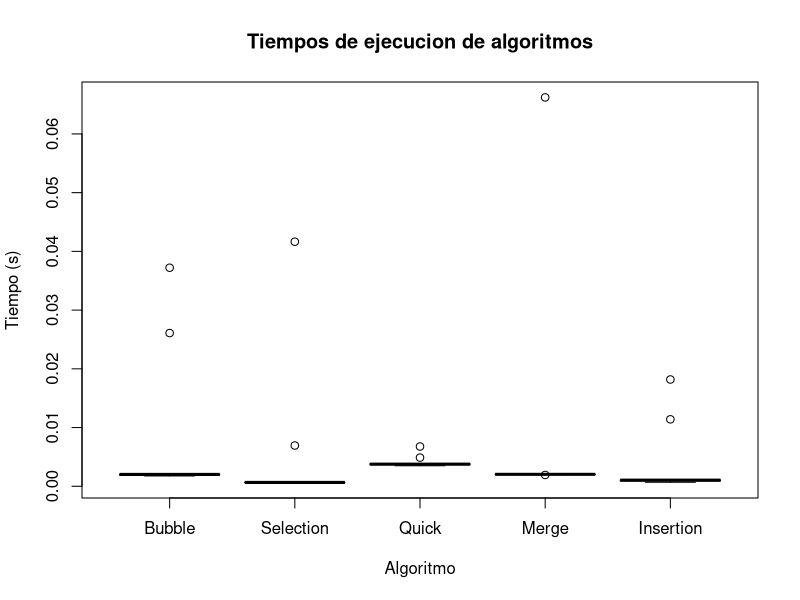

R code for this plot:
# Bubble Sort
bubble_sort <- function (x,ascending = TRUE) {
   n <- length(x)
   if (ascending) {
     for(i in 1:(n-1)){
       for(j in 1:(n-i)) {
         if(x[j+1] < x[j]) {
           tmp <- x [j] 
           x[j] <- x[ j+ 1] 
           x[j+1] <- tmp
         }
       }
     }
   }
   else {
     for(i in 1:(n-1)){
       for(j in 1:(n-i)) {
         if(x[j+1] > x[j]) {
           tmp <- x [j] 
           x[j] <- x[ j+ 1] 
	   x[j+1] <- tmp
	}
      }
    }
  }
  x
}

#Merge sort
mmerge<-function(a,b) {
   r<-numeric(length(a)+length(b))
   ai<-1; bi<-1; j<-1;
   for(j in 1:length(r)) {
     if((ai<=length(a) && a[ai]<b[bi]) || bi>length(b)) {
       r[j] <- a[ai] 
       ai <- ai+1
     } else {
       r[j] <- b[bi] 
       bi <- bi+1
     }
   }
   r
 }

 mmergesort<-function(A) {
   if(length(A)>1) {
     q <- ceiling(length(A)/2)
     a <- mmergesort(A[1:q])
     b <- mmergesort(A[(q+1):length(A)])
     mmerge(a,b)
   } else {
     A
   }
 }

#Insertion sort
insertion_sort <- function(A){
   for (j in 2:length(A)) {
     key = A[j] 
     i = j - 1
     while (i > 0 && A[i] > key) {
       A[(i + 1)] = A[i] 
       i = i - 1
     }
     A[(i + 1)] = key
   }
   A
 }

#Quicksort
 quickSort <- function(arr) {
   # Pick a number at random.
   mid <- sample(arr, 1)

   # Place-holders for left and right values.
   left <- c()
   right <- c()

   # Move all the smaller values to the left, bigger values to the right.
   lapply(arr[arr != mid], function(d) {
     if (d < mid) {
       left <<- c(left, d)
     }
     else {
       right <<- c(right, d)
     }
   })

   if (length(left) > 1) {
     left <- quickSort(left)
   }

   if (length(right) > 1) {
     right <- quickSort(right)
   }

   # Finally, return the sorted values.
   c(left, mid, right)
 }

#Selection sort
selection_sort <- function (x, ascending = TRUE) {
   max <- length(x)
   if (ascending) {
     for (j in 1:(max-1)){
       m <- x[j] 
       p <- j
       for(k in (j+1):max) {
         if(x[k] < m) {
           m <- x[k] 
           p <- k
         } ## end if
       } ## end for k
       x[p] <- x[j] 
       x[j] <- m
     } ## end for j
   } ## end ascending if
   else {
     for (j in 1:(max-1)){
       m <- x[j] 
       p <- j
       for(k in (j+1):max) {
         if(x[k] > m) {
           m <- x[k] 
           p <- k
         } ## end if
       } ## end for k
       x[p] <- x[j] 
       x[j] <- m
     } ## end for j
   } ## end ascending else
   x
 }

n <- 10**2

bubbleTime <- numeric()
selectionTime <- numeric()
quickSortTime <- numeric()
mergeTime <- numeric()
insertionTime <- numeric()

for(i in 1:10){
  x <- runif(n)
  #Bubble Sort
  bubbleStart <- Sys.time()
  bubble_res <- bubble_sort(x)
  bubbleEnd <- Sys.time()

  bubbleTime <- c(bubbleTime, as.numeric(bubbleEnd - bubbleStart))

  #Selection Sort
  selectionStart <- Sys.time()
  selection_res <- selection_sort(x)
  selectionEnd <- Sys.time()

  selectionTime <- c(selectionTime, as.numeric(selectionEnd - selectionStart))

  #Quick Sort
  quickSortStart <- Sys.time()
  quickSort_res <- quickSort(x)
  quickSortEnd <- Sys.time()

  quickSortTime <- c(quickSortTime, as.numeric(quickSortEnd - quickSortStart))

  #Merge sort
  mergeStart <- Sys.time()
  mergesort_res <- mmergesort(x)
  mergeEnd <- Sys.time()

  mergeTime <- c(mergeTime, as.numeric(mergeEnd - mergeStart))

  #Insertion Sort
  insertionStart <- Sys.time()
  insertion_res <- insertion_sort(x)
  insertionEnd <- Sys.time()

  insertionTime <- c(insertionTime, as.numeric(insertionEnd - insertionStart))
}

t <- list("Bubble Sort" = bubbleTime,
	  "Selection Sort" = selectionTime,
	  "Quick Sort" = quickSortTime,
	  "Merge sort" = mergeTime,
	  "Insertion sort" = insertionTime)

sort(sapply(t,mean))
sort(sapply(t,sd))

boxplot(t,main = "Tiempos de ejecucion de algoritmos",
          xlab = "Algoritmo",
	        ylab = "Tiempo (s)", 
          names = c("Bubble","Selection","Quick","Merge","Insertion"),
          col = c("red","blue","green","yellow","purple")
          )

# Crear una tabla
# Algoritmo Media
# ejeAlg    0.2 \u00B1 0.1
table <- data.frame(
  Algoritmo = names(t),
  Media = sapply(t, function(x) paste(mean(x), "±", sd(x)))
)
table
